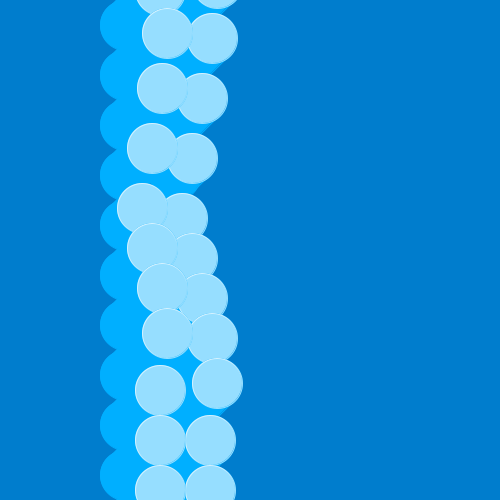
Frame 1 (no input)
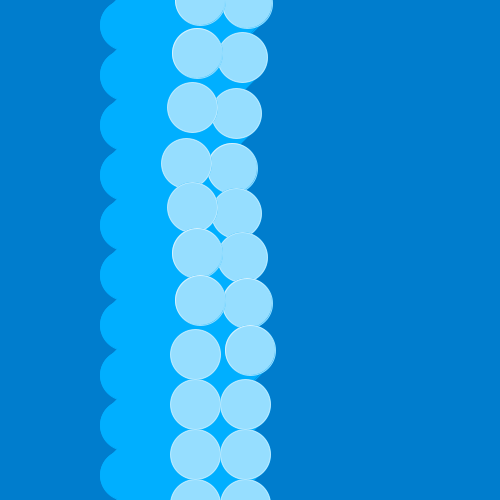
Frame 60 (the mouse pressed at the canvas centre just before this capture)
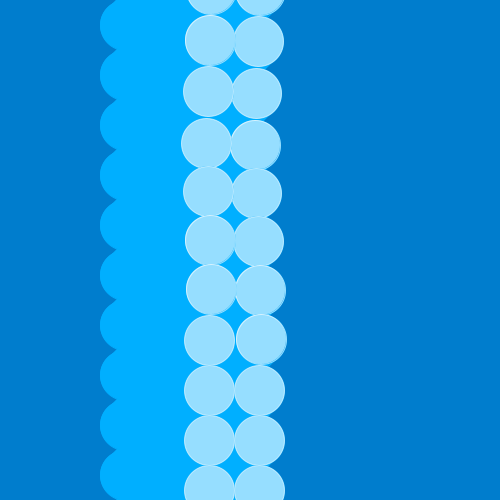
Frame 120 (the mouse held since frame 60 and released just before this capture)

The Processing sketch that drew these frames (run headless with seeded random() and noise(); from frame 60 on, the mouse is pressed at the canvas centre):

// Processing sketch: processing_86291
// ── processing_86291.pde

float a;
float b;
float c;
float d;
float e;
float f;
float g;

void setup ()
{
  size (500,500);
  smooth ();
  
  
  //   taille des cylindres
  int tcyl;
  tcyl = 50;
  
  
  a = tcyl/5*1;
  b = tcyl/5*2;
  c = tcyl/5*3;
  d = tcyl/5*4;
  e = tcyl/10*9;
  f = tcyl/20*19;
  g = tcyl/60*59;
}



//   le but est de créer des cylindres par extrusion (en 2D)



void draw ()
{
  
  
  
 
  
  //   INT
  
  
  
  
  
  //   nombre de formes
  int nbdt;
  nbdt = 10;
  
  
  
  //   taille des cylindres
  int tcyl;
  tcyl = 100;
  
  
  
  //   vitesse 
  int vit;
  vit = 1;
  
  
  
  
  
  //   écarts
  int ech;
  ech = width/nbdt/2;
  int ecv;
  ecv = height/nbdt/2;
  
  //   écarts N
  int echn;
  echn = width/nbdt/2/3;
  int ecvn;
  ecvn = height/nbdt/2/3;
  
  
  // taille des cercles
  int tch;
  tch = width/nbdt;
  int tcv;
  tcv = width/nbdt;
  
  //   placements des points
  int phm2;
  phm2 = 0-width/nbdt*2;
  int pvm2;
  pvm2 = 0-width/nbdt*2;
  int phm1;
  phm1 = 0-width/nbdt*1;
  int pvm1;
  pvm1 = 0-width/nbdt*1;
  int ph1;
  ph1 = width/nbdt*1;
  int pv1;
  pv1 = width/nbdt*1;
  int ph2;
  ph2 = width/nbdt*2;
  int pv2;
  pv2 = width/nbdt*2;
  int ph3;
  ph3 = width/nbdt*3;
  int pv3;
  pv3 = width/nbdt*3;
  int ph4;
  ph4 = width/nbdt*4;
  int pv4;
  pv4 = width/nbdt*4;
  int ph5;
  ph5 = width/nbdt*5;
  int pv5;
  pv5 = width/nbdt*5;
  int ph6;
  ph6 = width/nbdt*6;
  int pv6;
  pv6 = width/nbdt*6;
  int ph7;
  ph7 = width/nbdt*7;
  int pv7;
  pv7 = width/nbdt*7;
  int ph8;
  ph8 = width/nbdt*8;
  int pv8;
  pv8 = width/nbdt*8;
  int ph9;
  ph9 = width/nbdt*9;
  int pv9;
  pv9 = width/nbdt*9;
  int ph10;
  ph10 = width/nbdt*10;
  int pv10;
  pv10 = width/nbdt*10;
  int pv11;
  pv11 = width/nbdt*11;
  int pv12;
  pv12 = width/nbdt*12;
  int pv13;
  pv13 = width/nbdt*13;
  int pv14;
  pv14 = width/nbdt*14;
  int pv15;
  pv15 = width/nbdt*15;
  
  //   extrusion plus ou moins importante
  int mm1;
  mm1 = 4;
  int mm2;
  mm2 = 5;
  int mm3;
  mm3 = 6;
  int mm4;
  mm4 = 7;
  int mm5;
  mm5 = 8;
  int mm6;
  mm6 = 9;
  
  int m1;
  m1 = (mouseY/mm1);
  int m2;
  m2 = (mouseY/mm2);
  int m3;
  m3 = (mouseY/mm3);
  int m4;
  m4 = (mouseY/mm4);
  int m5;
  m5 = (mouseY/mm5);
  int m6;
  m6 = (mouseY/mm6);
  
  //   couleurs
  color c1 = color(255,0,0);
  color c2 = color(255,150,0);
  color c3 = color(255,255,0);
  color c4 = color(0,0,0);
  color c5 = color(255,255,255);
  color c6 = color(150,100,50);
  color c7 = color(150,255,0);
  color c8 = color(0,175,255);
  
  
  
  
  //   DRAW
  
  
  
  
  
  background (0,125,205);
  noStroke ();
  
  
  
  
  
  //   FLOATS
  
  
  
  
  
  a = a - vit*1+0.5;
  if (a < tcyl/16*13) { 
  a = a - vit*2+1;}
  if (a < tcyl/2) { 
  a = a - vit*3+1.5;}
  if (a < tcyl/15) { 
  a = tcyl;}
  
  b = b - vit*1+0.5;
  if (b < tcyl/16*13) { 
  b = b - vit*2+1;}
  if (b < tcyl/2) { 
  b = b - vit*3+1.5;}
  if (b < tcyl/15) { 
  b = tcyl;}
  
  c = c - vit*1+0.5;
  if (c < tcyl/16*13) { 
  c = c - vit*2+1;}
  if (c < tcyl/2) { 
  c = c - vit*3+1.5;}
  if (c < tcyl/15) { 
  c = tcyl;}
  
  d = d - vit*1+0.5;
  if (d < tcyl/16*13) { 
  d = d - vit*2+1;}
  if (d < tcyl/2) { 
  d = d - vit*3+1.5;}
  if (d < tcyl/15) { 
  d = tcyl;}
  
  e = e - vit*1+0.5;
  if (e < tcyl/16*13) { 
  e = e - vit*2+1;}
  if (e < tcyl/2) { 
  e = e - vit*3+1.5;}
  if (e < tcyl/15) { 
  e = tcyl;}
  
  f = f - vit*1+0.5;
  if (f < tcyl/16*13) { 
  f = f - vit*2+1;}
  if (f < tcyl/2) { 
  f = f - vit*3+1.5;}
  if (f < tcyl/15) { 
  f = tcyl;}
  
  g = g - vit*1+0.5;
  if (g < tcyl/16*13) { 
  g = g - vit*2+1;}
  if (g < tcyl/2) { 
  g = g - vit*3+1.5;}
  if (g < tcyl/15) { 
  g = tcyl;}
  
  
  
  
  
  //   TRUCS
  
  
  
  
  
  //   PH3
  
  
  
  
  
  stroke (c8);
  fill (c8);
  ellipse (ph3+ech,0+ecv,width/nbdt,height/nbdt);
  quad (ph3+echn,0+ecvn,ph3+e+echn,0-e+ecvn,ph4+e-echn,pv1-e-ecvn,ph4-echn,pv1-ecvn);
  ellipse (ph4+e-ech,pv1-e-ecv,tch,tcv);
  stroke (255,150);
  fill (255,150);
  ellipse (ph4+e-ech,pv1-e-ecv,tch,tcv);
  
  stroke (c8);
  fill (c8);
  ellipse (ph3+ech,pv1+ecv,width/nbdt,height/nbdt);
  quad (ph3+echn,pv1+ecvn,ph3+d+echn,pv1-d+ecvn,ph4+d-echn,pv2-d-ecvn,ph4-echn,pv2-ecvn);
  ellipse (ph4+d-ech,pv2-d-ecv,tch,tcv);
  stroke (255,150);
  fill (255,150);
  ellipse (ph4+d-ech,pv2-d-ecv,tch,tcv);
  
  stroke (c8);
  fill (c8);
  ellipse (ph3+ech,pv2+ecv,width/nbdt,height/nbdt);
  quad (ph3+echn,pv2+ecvn,ph3+c+echn,pv2-c+ecvn,ph4+c-echn,pv3-c-ecvn,ph4-echn,pv3-ecvn);
  ellipse (ph4+c-ech,pv3-c-ecv,tch,tcv);
  stroke (255,150);
  fill (255,150);
  ellipse (ph4+c-ech,pv3-c-ecv,tch,tcv);
  
  stroke (c8);
  fill (c8);
  ellipse (ph3+ech,pv3+ecv,width/nbdt,height/nbdt);
  quad (ph3+echn,pv3+ecvn,ph3+b+echn,pv3-b+ecvn,ph4+b-echn,pv4-b-ecvn,ph4-echn,pv4-ecvn);
  ellipse (ph4+b-ech,pv4-b-ecv,tch,tcv);
  stroke (255,150);
  fill (255,150);
  ellipse (ph4+b-ech,pv4-b-ecv,tch,tcv);
  
  //   centre
  stroke (c8);
  fill (c8);
  if (a > tcyl-20) {
  stroke (5,180,255);
  fill (5,180,255);}
  if (a > tcyl-15) {
  stroke (15,190,255);
  fill (15,190,255);}
  if (a > tcyl-10) {
  stroke (25,200,255);
  fill (25,200,255);}
  if (a > tcyl-5) {
  stroke (50,225,255);
  fill (50,225,255);}
  ellipse (ph3+ech,pv4+ecv,width/nbdt,height/nbdt);
  quad (ph3+echn,pv4+ecvn,ph3+a+echn,pv4-a+ecvn,ph4+a-echn,pv5-a-ecvn,ph4-echn,pv5-ecvn);
  ellipse (ph4+a-ech,pv5-a-ecv,tch,tcv);
  stroke (255,150);
  fill (255,150);
  ellipse (ph4+a-ech,pv5-a-ecv,tch,tcv);
  
  stroke (c8);
  fill (c8);
  ellipse (ph3+ech,pv5+ecv,width/nbdt,height/nbdt);
  quad (ph3+echn,pv5+ecvn,ph3+b+echn,pv5-b+ecvn,ph4+b-echn,pv6-b-ecvn,ph4-echn,pv6-ecvn);
  ellipse (ph4+b-ech,pv6-b-ecv,tch,tcv);
  stroke (255,150);
  fill (255,150);
  ellipse (ph4+b-ech,pv6-b-ecv,tch,tcv);
  
  stroke (c8);
  fill (c8);
  ellipse (ph3+ech,pv6+ecv,width/nbdt,height/nbdt);
  quad (ph3+echn,pv6+ecvn,ph3+c+echn,pv6-c+ecvn,ph4+c-echn,pv7-c-ecvn,ph4-echn,pv7-ecvn);
  ellipse (ph4+c-ech,pv7-c-ecv,tch,tcv);
  stroke (255,150);
  fill (255,150);
  ellipse (ph4+c-ech,pv7-c-ecv,tch,tcv);
  
  stroke (c8);
  fill (c8);
  ellipse (ph3+ech,pv7+ecv,width/nbdt,height/nbdt);
  quad (ph3+echn,pv7+ecvn,ph3+d+echn,pv7-d+ecvn,ph4+d-echn,pv8-d-ecvn,ph4-echn,pv8-ecvn);
  ellipse (ph4+d-ech,pv8-d-ecv,tch,tcv);
  stroke (255,150);
  fill (255,150);
  ellipse (ph4+d-ech,pv8-d-ecv,tch,tcv);
  
  stroke (c8);
  fill (c8);
  ellipse (ph3+ech,pv8+ecv,width/nbdt,height/nbdt);
  quad (ph3+echn,pv8+ecvn,ph3+e+echn,pv8-e+ecvn,ph4+e-echn,pv9-e-ecvn,ph4-echn,pv9-ecvn);
  ellipse (ph4+e-ech,pv9-e-ecv,tch,tcv);
  stroke (255,150);
  fill (255,150);
  ellipse (ph4+e-ech,pv9-e-ecv,tch,tcv);
  
  stroke (c8);
  fill (c8);
  ellipse (ph3+ech,pv9+ecv,width/nbdt,height/nbdt);
  quad (ph3+echn,pv9+ecvn,ph3+f+echn,pv9-f+ecvn,ph4+f-echn,pv10-f-ecvn,ph4-echn,pv10-ecvn);
  ellipse (ph4+f-ech,pv10-f-ecv,tch,tcv);
  stroke (255,150);
  fill (255,150);
  ellipse (ph4+f-ech,pv10-f-ecv,tch,tcv);
  
  stroke (c8);
  fill (c8);
  ellipse (ph3+ech,pv10+ecv,width/nbdt,height/nbdt);
  quad (ph3+echn,pv10+ecvn,ph3+f+echn,pv10-f+ecvn,ph4+f-echn,pv11-f-ecvn,ph4-echn,pv11-ecvn);
  ellipse (ph4+f-ech,pv11-f-ecv,tch,tcv);
  stroke (255,150);
  fill (255,150);
  ellipse (ph4+f-ech,pv11-f-ecv,tch,tcv);
  
  stroke (c8);
  fill (c8);
  ellipse (ph3+ech,pv11+ecv,width/nbdt,height/nbdt);
  quad (ph3+echn,pv11+ecvn,ph3+f+echn,pv11-f+ecvn,ph4+f-echn,pv12-f-ecvn,ph4-echn,pv12-ecvn);
  ellipse (ph4+f-ech,pv12-f-ecv,tch,tcv);
  stroke (255,150);
  fill (255,150);
  ellipse (ph4+f-ech,pv12-f-ecv,tch,tcv);
  
  stroke (c8);
  fill (c8);
  ellipse (ph3+ech,pv12+ecv,width/nbdt,height/nbdt);
  quad (ph3+echn,pv12+ecvn,ph3+f+echn,pv12-f+ecvn,ph4+f-echn,pv13-f-ecvn,ph4-echn,pv13-ecvn);
  ellipse (ph4+f-ech,pv13-f-ecv,tch,tcv);
  stroke (255,150);
  fill (255,150);
  ellipse (ph4+f-ech,pv13-f-ecv,tch,tcv);
  
  
  
  
  
  //PH2
  
  
  
  
  
  stroke (c8);
  fill (c8);
  ellipse (ph2+ech,0+ecv,width/nbdt,height/nbdt);
  quad (ph2+echn,0+ecvn,ph2+e+echn,0-e+ecvn,ph3+e-echn,pv1-e-ecvn,ph3-echn,pv1-ecvn);
  ellipse (ph3+f-ech,pv1-f-ecv,tch,tcv);
  stroke (255,150);
  fill (255,150);
  ellipse (ph3+f-ech,pv1-f-ecv,tch,tcv);
  
  stroke (c8);
  fill (c8);
  ellipse (ph2+ech,pv1+ecv,width/nbdt,height/nbdt);
  quad (ph2+echn,pv1+ecvn,ph2+e+echn,pv1-e+ecvn,ph3+e-echn,pv2-e-ecvn,ph3-echn,pv2-ecvn);
  ellipse (ph3+e-ech,pv2-e-ecv,tch,tcv);
  stroke (255,150);
  fill (255,150);
  ellipse (ph3+e-ech,pv2-e-ecv,tch,tcv);
  
  stroke (c8);
  fill (c8);
  ellipse (ph2+ech,pv2+ecv,width/nbdt,height/nbdt);
  quad (ph2+echn,pv2+ecvn,ph2+d+echn,pv2-d+ecvn,ph3+d-echn,pv3-d-ecvn,ph3-echn,pv3-ecvn);
  ellipse (ph3+d-ech,pv3-d-ecv,tch,tcv);
  stroke (255,150);
  fill (255,150);
  ellipse (ph3+d-ech,pv3-d-ecv,tch,tcv);
  
  stroke (c8);
  fill (c8);
  ellipse (ph2+ech,pv3+ecv,width/nbdt,height/nbdt);
  quad (ph2+echn,pv3+ecvn,ph2+c+echn,pv3-c+ecvn,ph3+c-echn,pv4-c-ecvn,ph3-echn,pv4-ecvn);
  ellipse (ph3+c-ech,pv4-c-ecv,tch,tcv);
  stroke (255,150);
  fill (255,150);
  ellipse (ph3+c-ech,pv4-c-ecv,tch,tcv);
  
  //   centre
  stroke (c8);
  fill (c8);
  ellipse (ph2+ech,pv4+ecv,width/nbdt,height/nbdt);
  quad (ph2+echn,pv4+ecvn,ph2+b+echn,pv4-b+ecvn,ph3+b-echn,pv5-b-ecvn,ph3-echn,pv5-ecvn);
  ellipse (ph3+b-ech,pv5-b-ecv,tch,tcv);
  stroke (255,150);
  fill (255,150);
  ellipse (ph3+b-ech,pv5-b-ecv,tch,tcv);
  
  stroke (c8);
  fill (c8);
  ellipse (ph2+ech,pv5+ecv,width/nbdt,height/nbdt);
  quad (ph2+echn,pv5+ecvn,ph2+c+echn,pv5-c+ecvn,ph3+c-echn,pv6-c-ecvn,ph3-echn,pv6-ecvn);
  ellipse (ph3+c-ech,pv6-c-ecv,tch,tcv);
  stroke (255,150);
  fill (255,150);
  ellipse (ph3+c-ech,pv6-c-ecv,tch,tcv);
  
  stroke (c8);
  fill (c8);
  ellipse (ph2+ech,pv6+ecv,width/nbdt,height/nbdt);
  quad (ph2+echn,pv6+ecvn,ph2+d+echn,pv6-d+ecvn,ph3+d-echn,pv7-d-ecvn,ph3-echn,pv7-ecvn);
  ellipse (ph3+d-ech,pv7-d-ecv,tch,tcv);
  stroke (255,150);
  fill (255,150);
  ellipse (ph3+d-ech,pv7-d-ecv,tch,tcv);
  
  stroke (c8);
  fill (c8);
  ellipse (ph2+ech,pv7+ecv,width/nbdt,height/nbdt);
  quad (ph2+echn,pv7+ecvn,ph2+e+echn,pv7-e+ecvn,ph3+e-echn,pv8-e-ecvn,ph3-echn,pv8-ecvn);
  ellipse (ph3+e-ech,pv8-e-ecv,tch,tcv);
  stroke (255,150);
  fill (255,150);
  ellipse (ph3+e-ech,pv8-e-ecv,tch,tcv);
  
  stroke (c8);
  fill (c8);
  ellipse (ph2+ech,pv8+ecv,width/nbdt,height/nbdt);
  quad (ph2+echn,pv8+ecvn,ph2+e+echn,pv8-e+ecvn,ph3+e-echn,pv9-e-ecvn,ph3-echn,pv9-ecvn);
  ellipse (ph3+f-ech,pv9-f-ecv,tch,tcv);
  stroke (255,150);
  fill (255,150);
  ellipse (ph3+f-ech,pv9-f-ecv,tch,tcv);
  
  stroke (c8);
  fill (c8);
  ellipse (ph2+ech,pv9+ecv,width/nbdt,height/nbdt);
  quad (ph2+echn,pv9+ecvn,ph2+e+echn,pv9-e+ecvn,ph3+e-echn,pv10-e-ecvn,ph3-echn,pv10-ecvn);
  ellipse (ph3+f-ech,pv10-f-ecv,tch,tcv);
  stroke (255,150);
  fill (255,150);
  ellipse (ph3+f-ech,pv10-f-ecv,tch,tcv);
  
  stroke (c8);
  fill (c8);
  ellipse (ph2+ech,pv10+ecv,width/nbdt,height/nbdt);
  quad (ph2+echn,pv10+ecvn,ph2+e+echn,pv10-e+ecvn,ph3+e-echn,pv11-e-ecvn,ph3-echn,pv11-ecvn);
  ellipse (ph3+f-ech,pv11-f-ecv,tch,tcv);
  stroke (255,150);
  fill (255,150);
  ellipse (ph3+f-ech,pv11-f-ecv,tch,tcv);
  
  stroke (c8);
  fill (c8);
  ellipse (ph2+ech,pv11+ecv,width/nbdt,height/nbdt);
  quad (ph2+echn,pv11+ecvn,ph2+e+echn,pv11-e+ecvn,ph3+e-echn,pv12-e-ecvn,ph3-echn,pv12-ecvn);
  ellipse (ph3+f-ech,pv12-f-ecv,tch,tcv);
  stroke (255,150);
  fill (255,150);
  ellipse (ph3+f-ech,pv12-f-ecv,tch,tcv);
  
  stroke (c8);
  fill (c8);
  ellipse (ph2+ech,pv12+ecv,width/nbdt,height/nbdt);
  quad (ph2+echn,pv12+ecvn,ph2+e+echn,pv12-e+ecvn,ph3+e-echn,pv13-e-ecvn,ph3-echn,pv13-ecvn);
  ellipse (ph3+f-ech,pv13-f-ecv,tch,tcv);
  stroke (255,150);
  fill (255,150);
  ellipse (ph3+f-ech,pv13-f-ecv,tch,tcv);
  
  
  
  
  
  //PH1
  /*
  
  
  
  
  stroke (c8);
  fill (c8);
  ellipse (ph1+ech,pv4+ecv,width/nbdt,height/nbdt);
  quad (ph1+echn,pv4+ecvn,ph1+c+echn,pv4-c+ecvn,ph2+c-echn,pv5-c-ecvn,ph2-echn,pv5-ecvn);
  ellipse (ph2+c-ech,pv5-c-ecv,tch,tcv);
  stroke (255,150);
  fill (255,150);
  ellipse (ph2+c-ech,pv5-c-ecv,tch,tcv);
  
  */
  
  
}
